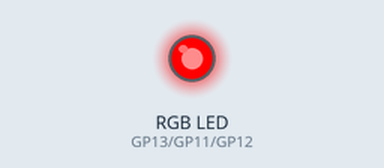
The program below on a simulated Raspberry Pi Pico running MicroPython. On the bench: an RGB LED mixed from three pins (HIGH = lit).

Above: at 0.05 s.
At 2.5 s:
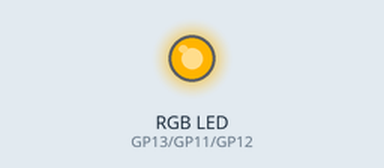
At 4.95 s:
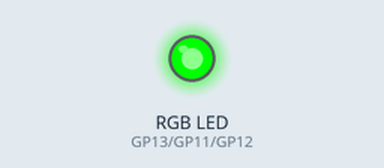
Timing chart, 0 to 6.5 s (numbered marks = the images above):
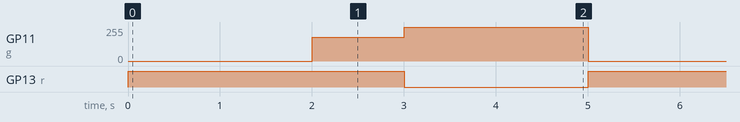

The program:

05_semaforo.py
```python
from machine import Pin, PWM
import time

r = PWM(Pin(13), freq=1000)
g = PWM(Pin(11), freq=1000)
b = PWM(Pin(12), freq=1000)

def cor(vr, vg, vb):
    r.duty_u16(vr * 257)
    g.duty_u16(vg * 257)
    b.duty_u16(vb * 257)

while True:
    cor(255, 0, 0)
    time.sleep(2)
    cor(255, 180, 0)
    time.sleep(1)
    cor(0, 255, 0)
    time.sleep(2)
```

Measured:
- by itself, GP11 (g): repeats every 5.0 s: 255/255 2.0 s, 0/255 2.0 s, 180/255 1.0 s
- by itself, GP13 (r): alternates HIGH for 3.0 s and LOW for 2.0 s
